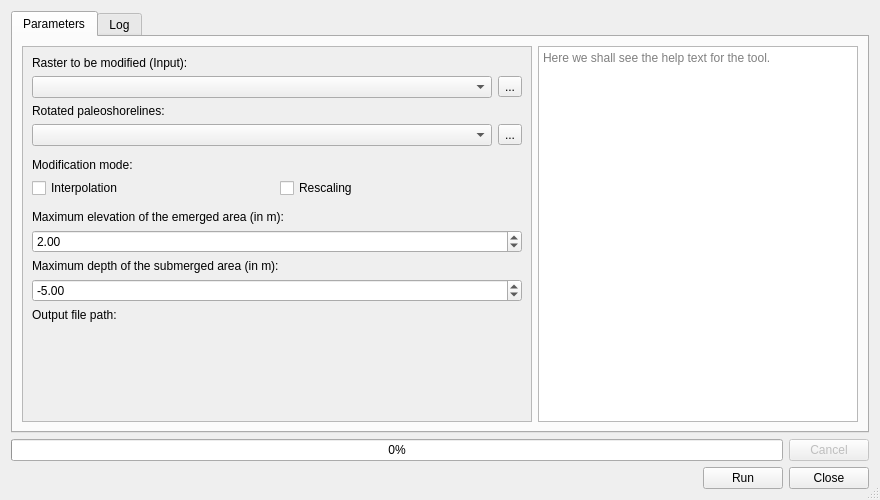
<?xml version="1.0" encoding="UTF-8"?>
<ui version="4.0">
 <class>PaleocoastlinesDialogBase</class>
 <widget class="QDialog" name="PaleocoastlinesDialogBase">
  <property name="geometry">
   <rect>
    <x>0</x>
    <y>0</y>
    <width>880</width>
    <height>500</height>
   </rect>
  </property>
  <property name="sizePolicy">
   <sizepolicy hsizetype="MinimumExpanding" vsizetype="MinimumExpanding">
    <horstretch>0</horstretch>
    <verstretch>0</verstretch>
   </sizepolicy>
  </property>
  <property name="minimumSize">
   <size>
    <width>400</width>
    <height>200</height>
   </size>
  </property>
  <property name="windowTitle">
   <string>Terra Antiqua - Set Paleoshorelines</string>
  </property>
  <property name="autoFillBackground">
   <bool>true</bool>
  </property>
  <property name="sizeGripEnabled">
   <bool>true</bool>
  </property>
  <property name="modal">
   <bool>false</bool>
  </property>
  <layout class="QGridLayout" name="gridLayout">
   <item row="0" column="0">
    <widget class="QTabWidget" name="Tabs">
     <property name="sizePolicy">
      <sizepolicy hsizetype="Expanding" vsizetype="Expanding">
       <horstretch>0</horstretch>
       <verstretch>0</verstretch>
      </sizepolicy>
     </property>
     <property name="tabPosition">
      <enum>QTabWidget::North</enum>
     </property>
     <property name="tabShape">
      <enum>QTabWidget::Rounded</enum>
     </property>
     <property name="currentIndex">
      <number>0</number>
     </property>
     <property name="usesScrollButtons">
      <bool>false</bool>
     </property>
     <widget class="QWidget" name="tab">
      <attribute name="title">
       <string>Parameters</string>
      </attribute>
      <layout class="QHBoxLayout" name="horizontalLayout">
       <item>
        <widget class="QScrollArea" name="scrollArea">
         <property name="widgetResizable">
          <bool>true</bool>
         </property>
         <widget class="QWidget" name="scrollAreaWidgetContents">
          <property name="geometry">
           <rect>
            <x>0</x>
            <y>0</y>
            <width>498</width>
            <height>366</height>
           </rect>
          </property>
          <layout class="QVBoxLayout" name="verticalLayout_4">
           <item>
            <layout class="QVBoxLayout" name="verticalLayout">
             <item>
              <widget class="QLabel" name="label">
               <property name="text">
                <string>Raster to be modified (Input):</string>
               </property>
              </widget>
             </item>
             <item>
              <layout class="QHBoxLayout" name="horizontalLayout_2">
               <item>
                <widget class="QgsMapLayerComboBox" name="baseTopoBox"/>
               </item>
               <item>
                <widget class="QToolButton" name="selectTopoBaseButton">
                 <property name="text">
                  <string>...</string>
                 </property>
                </widget>
               </item>
              </layout>
             </item>
            </layout>
           </item>
           <item>
            <layout class="QVBoxLayout" name="verticalLayout_2">
             <item>
              <widget class="QLabel" name="label_2">
               <property name="text">
                <string>Rotated paleoshorelines:</string>
               </property>
              </widget>
             </item>
             <item>
              <layout class="QHBoxLayout" name="horizontalLayout_3">
               <item>
                <widget class="QgsMapLayerComboBox" name="masksBox"/>
               </item>
               <item>
                <widget class="QToolButton" name="selectMasksButton">
                 <property name="text">
                  <string>...</string>
                 </property>
                </widget>
               </item>
              </layout>
             </item>
            </layout>
           </item>
           <item>
            <layout class="QVBoxLayout" name="verticalLayout_5">
             <property name="topMargin">
              <number>6</number>
             </property>
             <property name="bottomMargin">
              <number>6</number>
             </property>
             <item>
              <widget class="QLabel" name="label_5">
               <property name="text">
                <string>Modification mode:</string>
               </property>
              </widget>
             </item>
             <item>
              <layout class="QHBoxLayout" name="horizontalLayout_4">
               <property name="topMargin">
                <number>0</number>
               </property>
               <property name="bottomMargin">
                <number>0</number>
               </property>
               <item>
                <widget class="QCheckBox" name="interpolateCheckBox">
                 <property name="text">
                  <string>Interpolation</string>
                 </property>
                </widget>
               </item>
               <item>
                <widget class="QCheckBox" name="rescaleCheckBox">
                 <property name="text">
                  <string>Rescaling</string>
                 </property>
                </widget>
               </item>
              </layout>
             </item>
            </layout>
           </item>
           <item>
            <widget class="QLabel" name="label_4">
             <property name="text">
              <string>Maximum elevation of the emerged area (in m):</string>
             </property>
            </widget>
           </item>
           <item>
            <widget class="QDoubleSpinBox" name="maxElevSpinBox">
             <property name="minimum">
              <double>-1.000000000000000</double>
             </property>
             <property name="maximum">
              <double>2000.000000000000000</double>
             </property>
             <property name="value">
              <double>2.000000000000000</double>
             </property>
            </widget>
           </item>
           <item>
            <widget class="QLabel" name="label_3">
             <property name="text">
              <string>Maximum depth of the submerged area (in m):</string>
             </property>
            </widget>
           </item>
           <item>
            <widget class="QDoubleSpinBox" name="maxDepthSpinBox">
             <property name="minimum">
              <double>-1000.000000000000000</double>
             </property>
             <property name="maximum">
              <double>1.000000000000000</double>
             </property>
             <property name="value">
              <double>-5.000000000000000</double>
             </property>
            </widget>
           </item>
           <item>
            <layout class="QVBoxLayout" name="verticalLayout_3">
             <item>
              <widget class="QLabel" name="outputLabel">
               <property name="text">
                <string>Output file path:</string>
               </property>
              </widget>
             </item>
             <item>
              <widget class="QgsFileWidget" name="outputPath"/>
             </item>
            </layout>
           </item>
           <item>
            <spacer name="verticalSpacer">
             <property name="orientation">
              <enum>Qt::Vertical</enum>
             </property>
             <property name="sizeHint" stdset="0">
              <size>
               <width>20</width>
               <height>40</height>
              </size>
             </property>
            </spacer>
           </item>
          </layout>
         </widget>
        </widget>
       </item>
       <item>
        <widget class="QTextBrowser" name="helpBox">
         <property name="maximumSize">
          <size>
           <width>320</width>
           <height>16777215</height>
          </size>
         </property>
         <property name="placeholderText">
          <string>Here we shall see the help text for the tool. </string>
         </property>
        </widget>
       </item>
      </layout>
     </widget>
     <widget class="QWidget" name="tab_2">
      <attribute name="title">
       <string>Log</string>
      </attribute>
      <layout class="QGridLayout" name="gridLayout_11">
       <item row="0" column="0">
        <widget class="QTextBrowser" name="logText">
         <property name="autoFormatting">
          <set>QTextEdit::AutoAll</set>
         </property>
         <property name="textInteractionFlags">
          <set>Qt::LinksAccessibleByKeyboard|Qt::LinksAccessibleByMouse|Qt::TextBrowserInteraction|Qt::TextSelectableByKeyboard|Qt::TextSelectableByMouse</set>
         </property>
         <property name="openExternalLinks">
          <bool>true</bool>
         </property>
        </widget>
       </item>
      </layout>
     </widget>
    </widget>
   </item>
   <item row="1" column="0">
    <layout class="QHBoxLayout" name="horizontalLayout_10">
     <item>
      <widget class="QProgressBar" name="progressBar">
       <property name="value">
        <number>0</number>
       </property>
      </widget>
     </item>
     <item>
      <widget class="QPushButton" name="cancelButton">
       <property name="enabled">
        <bool>false</bool>
       </property>
       <property name="sizePolicy">
        <sizepolicy hsizetype="Fixed" vsizetype="Fixed">
         <horstretch>0</horstretch>
         <verstretch>0</verstretch>
        </sizepolicy>
       </property>
       <property name="text">
        <string>Cancel</string>
       </property>
      </widget>
     </item>
    </layout>
   </item>
   <item row="2" column="0">
    <layout class="QHBoxLayout" name="horizontalLayout_9">
     <item>
      <layout class="QHBoxLayout" name="horizontalLayout_8">
       <item>
        <widget class="QLabel" name="warningLabel">
         <property name="text">
          <string/>
         </property>
         <property name="wordWrap">
          <bool>true</bool>
         </property>
        </widget>
       </item>
       <item>
        <widget class="QPushButton" name="runButton">
         <property name="sizePolicy">
          <sizepolicy hsizetype="Fixed" vsizetype="Fixed">
           <horstretch>0</horstretch>
           <verstretch>0</verstretch>
          </sizepolicy>
         </property>
         <property name="text">
          <string>Run</string>
         </property>
        </widget>
       </item>
       <item>
        <widget class="QPushButton" name="closeButton">
         <property name="sizePolicy">
          <sizepolicy hsizetype="Fixed" vsizetype="Fixed">
           <horstretch>0</horstretch>
           <verstretch>0</verstretch>
          </sizepolicy>
         </property>
         <property name="text">
          <string>Close</string>
         </property>
        </widget>
       </item>
      </layout>
     </item>
    </layout>
   </item>
  </layout>
 </widget>
 <customwidgets>
  <customwidget>
   <class>QgsFileWidget</class>
   <extends>QWidget</extends>
   <header>qgsfilewidget.h</header>
  </customwidget>
  <customwidget>
   <class>QgsMapLayerComboBox</class>
   <extends>QComboBox</extends>
   <header>qgsmaplayercombobox.h</header>
  </customwidget>
 </customwidgets>
 <tabstops>
  <tabstop>runButton</tabstop>
  <tabstop>Tabs</tabstop>
  <tabstop>helpBox</tabstop>
  <tabstop>closeButton</tabstop>
  <tabstop>cancelButton</tabstop>
 </tabstops>
 <resources/>
 <connections>
  <connection>
   <sender>closeButton</sender>
   <signal>clicked()</signal>
   <receiver>PaleocoastlinesDialogBase</receiver>
   <slot>hide()</slot>
   <hints>
    <hint type="sourcelabel">
     <x>648</x>
     <y>406</y>
    </hint>
    <hint type="destinationlabel">
     <x>348</x>
     <y>214</y>
    </hint>
   </hints>
  </connection>
 </connections>
</ui>
